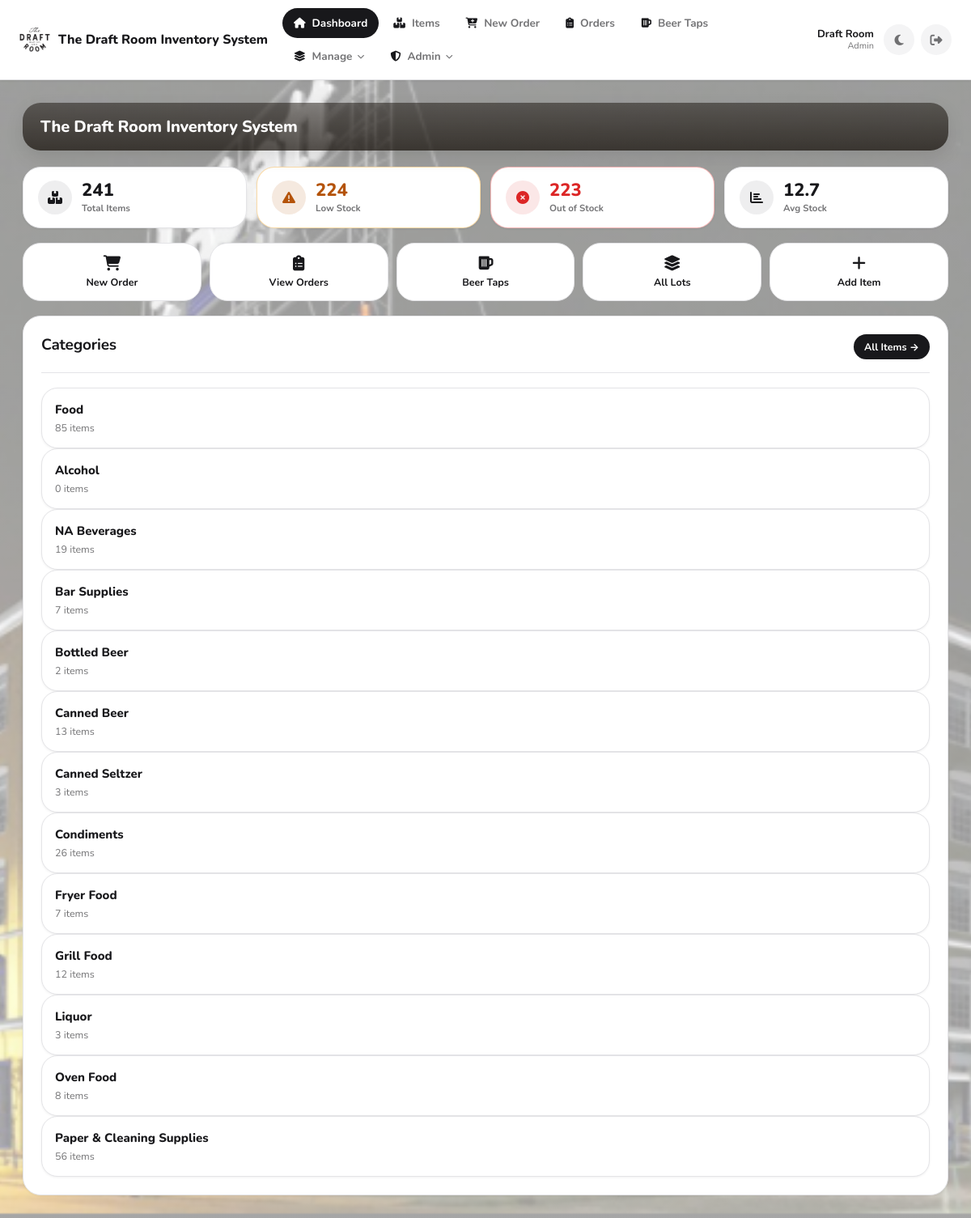
The page / (signed in) on the database its author committed.
### app.py (models this page shows, shortened)
class User(db.Model):
    __tablename__ = "users"
    id = db.Column(db.Integer, primary_key=True)
    username = db.Column(db.String(80), unique=True, nullable=False)
    first_name = db.Column(db.String(80), nullable=True)
    last_name = db.Column(db.String(80), nullable=True)
    password_hash = db.Column(db.String(255), nullable=False)
    role = db.Column(db.String(20), nullable=False, default="staff")  # Backward compatibility
    role_id = db.Column(db.Integer, db.ForeignKey('roles.id'), nullable=True)  # New: reference to Role
    is_active = db.Column(db.Boolean, nullable=False, default=True)
    created_at = db.Column(db.DateTime, nullable=False, default=utcnow)
    role_obj = db.relationship('Role', backref='users')
    def display_name(self) -> str:
        full = f"{(self.first_name or '').strip()} {(self.last_name or '').strip()}".strip()
        return full if full else self.username
    def get_role_name(self):
        if self.role_obj:
            return self.role_obj.name
        return self.role

### app.py (the view)
@app.get("/")
def dashboard():
    guard = require_view_access()
    if guard:
        return guard
    counts = db.session.query(Item.category, func.count(Item.id)).group_by(Item.category).all()
    counts_map = {c: int(n) for (c, n) in counts}
    categories = [{"name": cat, "count": counts_map.get(cat, 0)} for cat in CATEGORY_ORDER]
    extras = sorted([c for c in counts_map.keys() if c not in CATEGORY_ORDER])
    for cat in extras:
        categories.append({"name": cat, "count": counts_map.get(cat, 0)})
    total_items = Item.query.count()
    low_stock_items = Item.query.filter(Item.on_hand_count < 5).count()
    items_needing_order = Item.query.filter(Item.on_hand_count == 0).count()
    average_stock = db.session.query(func.avg(Item.on_hand_count)).scalar() or 0
    order_analytics = {
        "total_items": total_items,
        "low_stock": low_stock_items,
        "out_of_stock": items_needing_order,
        "avg_stock": round(float(average_stock), 1)
    }
    return render_template("dashboard.html", categories=categories, order_analytics=order_analytics)

### app.py (called while the page is built)
@app.after_request
def add_security_headers_response(response):
    response.headers["X-Frame-Options"] = "SAMEORIGIN"
    response.headers["X-XSS-Protection"] = "1; mode=block"
    response.headers["X-Content-Type-Options"] = "nosniff"
    response.headers["Content-Security-Policy"] = (
        "default-src 'self'; "
        "script-src 'self' 'unsafe-inline' https://cdnjs.cloudflare.com; "
        "style-src 'self' 'unsafe-inline' https://cdnjs.cloudflare.com; "
        "font-src 'self' https://cdnjs.cloudflare.com; "
        "img-src 'self' data:; "
        "connect-src 'self'; "
        "frame-ancestors 'self'"
    )
    response.headers["Referrer-Policy"] = "strict-origin-when-cross-origin"
    response.headers["Permissions-Policy"] = (
        "geolocation=(), "
        "microphone=(), "
        "camera=(), "
        "payment=()"
    )
    return response

def utcnow() -> datetime:
    return datetime.now(timezone.utc)

def current_user() -> Optional["User"]:
    uid = session.get("user_id")
    if not uid:
        return None
    try:
        return User.query.get(int(uid))
    except Exception:
        return None

def current_user_role() -> str:
    if session.get("break_glass_admin") is True:
        return "admin"
    u = current_user()
    if not u:
        return ""
    return (u.role or "").lower()

def is_logged_in() -> bool:
    return (session.get("break_glass_admin") is True) or (session.get("user_id") is not None)

def can_manage_users() -> bool:
    u = current_user()
    if not u:
        return False
    if session.get("break_glass_admin") is True:
        return True
    if u.role_id:
        role = Role.query.get(u.role_id)
        if role and role.is_admin:
            return True
    if u.role == "admin":
        return True
    return False

def can_edit_inventory() -> bool:
    if session.get("break_glass_admin") is True:
        return True
    u = current_user()
    if not u:
        return False
    if u.role_id:
        role = Role.query.get(u.role_id)
        if role and role.has_permission("can_edit_items"):
            return True
    if u.role == "admin":
        return True
    return False

def require_view_access():
    if not is_logged_in():
        return redirect("/login")
    if session.get("break_glass_admin") is True:
        return None
    if not can_view_inventory():
        session.clear()
        flash("Access denied.", "error")
        return redirect("/login")
    return None

### templates/dashboard.html
{% extends "base.html" %}
{% block content %}
<div class="hero-banner">
  <div class="hero-banner-inner">
    <h1>The Draft Room Inventory System</h1>
  </div>
</div>
<div class="dash-stats">
  <div class="dash-stat">
    <div class="dash-stat-icon"><i class="fas fa-boxes"></i></div>
    <div>
      <div class="dash-stat-val">{{ order_analytics.total_items }}</div>
      <div class="dash-stat-lbl">Total Items</div>
    </div>
  </div>
  <a href="/order" class="dash-stat {% if order_analytics.low_stock > 0 %}dash-stat-warn{% endif %}">
    <div class="dash-stat-icon"><i class="fas fa-exclamation-triangle"></i></div>
    <div>
      <div class="dash-stat-val">{{ order_analytics.low_stock }}</div>
      <div class="dash-stat-lbl">Low Stock</div>
    </div>
  </a>
  <a href="/order" class="dash-stat {% if order_analytics.out_of_stock > 0 %}dash-stat-danger{% endif %}">
    <div class="dash-stat-icon"><i class="fas fa-times-circle"></i></div>
    <div>
      <div class="dash-stat-val">{{ order_analytics.out_of_stock }}</div>
      <div class="dash-stat-lbl">Out of Stock</div>
    </div>
  </a>
  <div class="dash-stat">
    <div class="dash-stat-icon"><i class="fas fa-chart-bar"></i></div>
    <div>
      <div class="dash-stat-val">{{ order_analytics.avg_stock }}</div>
      <div class="dash-stat-lbl">Avg Stock</div>
    </div>
  </div>
</div>
<div class="quick-actions">
  <a href="/order" class="quick-btn">
    <i class="fas fa-shopping-cart"></i>
    <span>New Order</span>
  </a>
  <a href="/orders" class="quick-btn">
    <i class="fas fa-clipboard-list"></i>
    <span>View Orders</span>
  </a>
  <a href="/beers/dashboard" class="quick-btn">
    <i class="fas fa-beer"></i>
    <span>Beer Taps</span>
  </a>
  <a href="/lots" class="quick-btn">
    <i class="fas fa-layer-group"></i>
    <span>All Lots</span>
  </a>
  {% if can_edit_inventory %}
  <a href="/items/new" class="quick-btn">
    <i class="fas fa-plus"></i>
    <span>Add Item</span>
  </a>
  {% endif %}
</div>
<section class="card">
  <div class="cardhead">
    <h2>Categories</h2>
    <a class="btn small" href="/items">All Items →</a>
  </div>
  <div class="grid3">
    {% for c in categories %}
      <a class="tile" href="/category/{{ c.name }}">
        <div class="tile-title">{{ c.name }}</div>
        <div class="tile-sub">{{ c.count }} item{{ 's' if c.count != 1 else '' }}</div>
      </a>
    {% else %}
      <p class="muted">No categories yet. <a href="/items/new">Add your first item.</a></p>
    {% endfor %}
  </div>
</section>
{% endblock %}

### templates/base.html (shortened to what this page needs)
<!DOCTYPE html>
<html lang="en">
<head>
  <link rel="stylesheet" href="/static/style.css?v={{ asset_v }}">
  <link rel="stylesheet" href="https://cdnjs.cloudflare.com/ajax/libs/font-awesome/6.4.0/css/all.min.css">
</head>
<body class="app-body">
  <header class="navbar">
    <div class="navbar-inner">
      <a href="/" class="navbar-brand">
        <img src="{{ url_for('static', filename='favicon-96x96.png') }}" alt="The Draft Room" class="navbar-logo">
        <span>The Draft Room Inventory System</span>
      </a>
      <nav class="navbar-nav">
        <a href="/" class="navlink2 {% if request.path == '/' %}active{% endif %}">
          <i class="fas fa-house"></i><span>Dashboard</span>
        </a>
        <a href="/items" class="navlink2 {% if request.path.startswith('/items') or request.path.startswith('/category') %}active{% endif %}">
          <i class="fas fa-boxes-stacked"></i><span>Items</span>
        </a>
        <a href="/order" class="navlink2 {% if request.path == '/order' %}active{% endif %}">
          <i class="fas fa-cart-plus"></i><span>New Order</span>
        </a>
        <a href="/orders" class="navlink2 {% if request.path.startswith('/orders') or (request.path.startswith('/order/') and request.path != '/order') %}active{% endif %}">
          <i class="fas fa-clipboard-list"></i><span>Orders</span>
        </a>
        <a href="/beers/dashboard" class="navlink2 {% if '/beers' in request.path %}active{% endif %}">
          <i class="fas fa-beer-mug-empty"></i><span>Beer Taps</span>
        </a>
        {% if can_edit_inventory %}
        <div class="navdd">
          <button type="button" class="navlink2 navdd-toggle {% if request.path.startswith('/suppliers') or request.path.startswith('/users') or request.path.startswith('/settings') %}active{% endif %}">
            <i class="fas fa-layer-group"></i><span>Manage</span><i class="fas fa-chevron-down navdd-caret"></i>
          </button>
        </div>
        {% endif %}
        {% if can_manage_users %}
        <div class="navdd">
          <button type="button" class="navlink2 navdd-toggle {% if request.path.startswith('/audit') or request.path.startswith('/admin/roles') %}active{% endif %}">
            <i class="fas fa-shield-halved"></i><span>Admin</span><i class="fas fa-chevron-down navdd-caret"></i>
          </button>
        </div>
        {% endif %}
      </nav>
      <div class="navbar-actions">
        {% if current_user %}
        <div class="navbar-user">
          <span class="navbar-user-name">
            {% if current_user.first_name or current_user.last_name %}
              {{ current_user.first_name }} {{ current_user.last_name }}
            {% else %}
              {{ current_user.username }}
            {% endif %}
          </span>
          <span class="navbar-user-role">{{ auth_role_name.title() if auth_role_name else 'User' }}</span>
        </div>
        {% endif %}
        <button class="theme-toggle" id="themeToggle" title="Toggle light/dark theme">
        </button>
        <a href="/logout" class="logout-btn" title="Logout">
          <i class="fas fa-sign-out-alt"></i>
        </a>
      </div>
    </div>
  </header>
  <main class="main-content">
    <div class="page-content">
      {% block content %}{% endblock %}
    </div>
  </main>
</body>
</html>

### rows shown on the page
User: first_name "Draft", last_name "Room", role "Admin"

### other values the page prints
{{ order_analytics.total_items }} "241"
{{ order_analytics.low_stock }} "224"
{{ order_analytics.out_of_stock }} "223"
{{ order_analytics.avg_stock }} "12.7"
{{ c.name }} "Food" "Alcohol" "NA Beverages" "Bar Supplies" "Bottled Beer" "Canned Beer" "Canned Seltzer" "Condiments" "Fryer Food" "Grill Food" "Liquor" "Oven Food" "Paper & Cleaning Supplies"
{{ c.count }} "85" "0" "19" "7" "2" "13" "3" "26" "7" "12" "3" "8" "56"
{{ 's' if c.count != 1 else '' }} "s" "s" "s" "s" "s" "s" "s" "s" "s" "s" "s" "s" "s"
